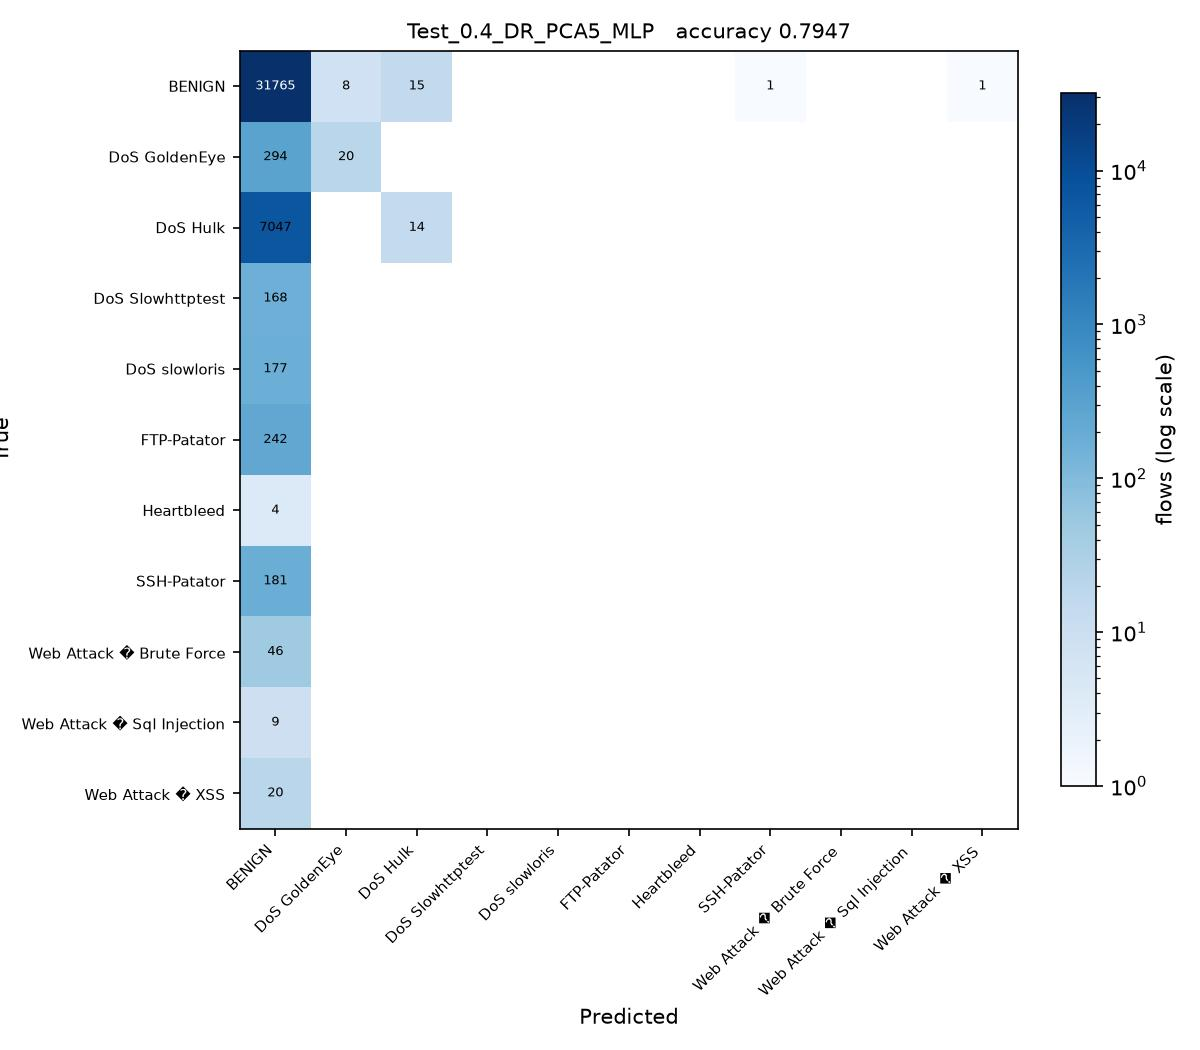

Source code (Python):
# Test_0.4_DR_PCA5_MLP.py
#
# Test size 0.4  |  PCA, 5 components  |  Multilayer Perceptron (sheet #18)
#
# This is SGDC_60_40.py with the changes marked CHANGE below and nothing else.

import os
from pathlib import Path

# CHANGE 1: find the folder holding the three CSV files and run from there, so
# the plain file names below resolve no matter where this script is started
# from or how deeply it sits inside the project folder.
HERE = Path(__file__).resolve().parent
for PROJECT in [HERE, *HERE.parents]:
    if (PROJECT / 'Tuesday-WorkingHours.pcap_ISCX.csv').exists():
        os.chdir(PROJECT)
        break
else:
    raise SystemExit('Put this folder inside the folder that holds the three '
                     'CIC-IDS2017 CSV files, then run the script again.')
import numpy as np
import pandas as pd

df1 = pd.read_csv('Tuesday-WorkingHours.pcap_ISCX.csv', low_memory=True)
df2 = pd.read_csv('Wednesday-workingHours.pcap_ISCX.csv', low_memory=True)
df3 = pd.read_csv('Thursday-WorkingHours-Morning-WebAttacks.pcap_ISCX.csv', low_memory=True)

dataset = pd.concat([df1, df2, df3], ignore_index=True)

dataset.columns = dataset.columns.str.strip()

# CHANGE 2: a stratified sample of 100000 flows, the same for every run.
# Gradient Boosting builds one tree per class per stage on a single core, so all
# 1.3 million flows would take hours per script. At least 50 flows of every
# class are kept, so the rare attacks stay in the split.
label = dataset.columns[-1]
dataset = pd.concat(
    [g.sample(n=min(len(g), max(50, round(100000 * len(g) / len(dataset)))), random_state=0)
     for _, g in dataset.groupby(label)],
    ignore_index=True
)

X = dataset.iloc[:, :-1]
y = dataset.iloc[:, -1]

X = X.apply(pd.to_numeric, errors='coerce')

X.replace([np.inf, -np.inf], np.nan, inplace=True)

from sklearn.impute import SimpleImputer

imputer = SimpleImputer(missing_values=np.nan, strategy='mean')
X = imputer.fit_transform(X)

from sklearn.preprocessing import LabelEncoder

labelencoder_y = LabelEncoder()
y = labelencoder_y.fit_transform(y)

from sklearn.model_selection import train_test_split

X_train, X_test, y_train, y_test = train_test_split(
    X,
    y,
    test_size=0.4,   # CHANGE 3: test size
    random_state=0,
    stratify=y
)

# CHANGE 4: PCA, from PCA_LDA_KErnel_PCA_CODE.pdf (fit only on training data)
from sklearn.decomposition import PCA

pca = PCA(n_components=5)
X_train = pca.fit_transform(X_train)
X_test = pca.transform(X_test)

# CHANGE 5: Multilayer Perceptron (sheet #18) in place of SGDClassifier
from sklearn.neural_network import MLPClassifier

classifier = MLPClassifier(hidden_layer_sizes=(64, 32), max_iter=500,
                           random_state=42)

classifier.fit(X_train, y_train)

y_pred = classifier.predict(X_test) 

from sklearn.metrics import confusion_matrix
from sklearn.metrics import accuracy_score
from sklearn.metrics import precision_score
from sklearn.metrics import recall_score
from sklearn.metrics import f1_score
from sklearn.metrics import classification_report

cm = confusion_matrix(y_test, y_pred)

print("Confusion Matrix:\n")
print(cm)

print("\nAccuracy : {:.4f}".format(accuracy_score(y_test, y_pred)))
print("\nPrecision : {:.4f}".format(precision_score(y_test, y_pred, average='weighted')))
print("\nRecall : {:.4f}".format(recall_score(y_test, y_pred, average='weighted')))
print("\nF1 Score : {:.4f}".format(f1_score(y_test, y_pred, average='weighted')))

print("\nClassification Report:\n")
print(classification_report(y_test, y_pred))

# CHANGE 6: save the confusion matrix as Test_0.4_DR_PCA5_MLP.jpg and record the result
import matplotlib
matplotlib.use('Agg')
import matplotlib.pyplot as plt
from matplotlib.colors import LogNorm

here = HERE                     # the folder this script sits in
names = [str(c) for c in labelencoder_y.classes_]
fig, ax = plt.subplots(figsize=(8, 7))
im = ax.imshow(cm, cmap='Blues', norm=LogNorm(vmin=1))
ax.set_xticks(range(len(names)), names, rotation=45, ha='right', fontsize=7)
ax.set_yticks(range(len(names)), names, fontsize=7)
ax.set_xlabel('Predicted')
ax.set_ylabel('True')
ax.set_title('Test_0.4_DR_PCA5_MLP   accuracy {:.4f}'.format(accuracy_score(y_test, y_pred)), fontsize=10)
for i in range(cm.shape[0]):
    for j in range(cm.shape[1]):
        if cm[i, j]:
            ax.text(j, i, cm[i, j], ha='center', va='center', fontsize=6,
                    color='white' if cm[i, j] > cm.max() / 3 else 'black')
fig.colorbar(im, ax=ax, fraction=0.04, label='flows (log scale)')
fig.tight_layout()
fig.savefig(here / 'Test_0.4_DR_PCA5_MLP.jpg', dpi=150)
plt.close(fig)

row = pd.DataFrame([{
    'Test': 0.4, 'DR': 'PCA5', 'Clas': 'MLP',
    'Acc': round(accuracy_score(y_test, y_pred), 4),
    'Pre': round(precision_score(y_test, y_pred, average='weighted'), 4),
    'Rec': round(recall_score(y_test, y_pred, average='weighted'), 4),
    'F1': round(f1_score(y_test, y_pred, average='weighted'), 4),
    'script': 'Test_0.4_DR_PCA5_MLP',
}])
# one file per run, so several scripts can run at the same time without
# overwriting each other. 21_run_45_mix.py merges them into the Excel sheet.
out = PROJECT / 'results' / 'parts_mix' / 'Test_0.4_DR_PCA5_MLP.csv'
out.parent.mkdir(parents=True, exist_ok=True)
row.to_csv(out, index=False)
